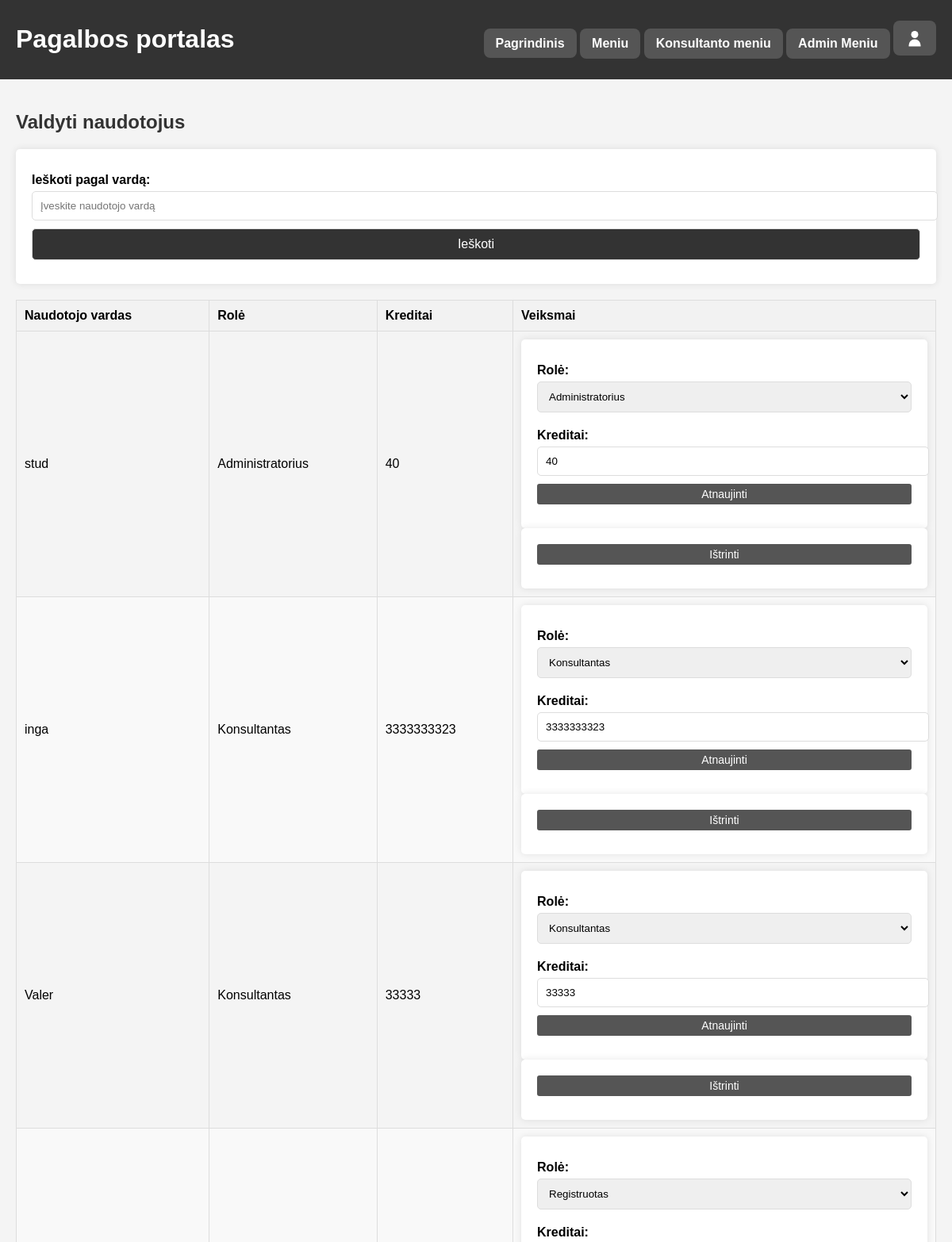
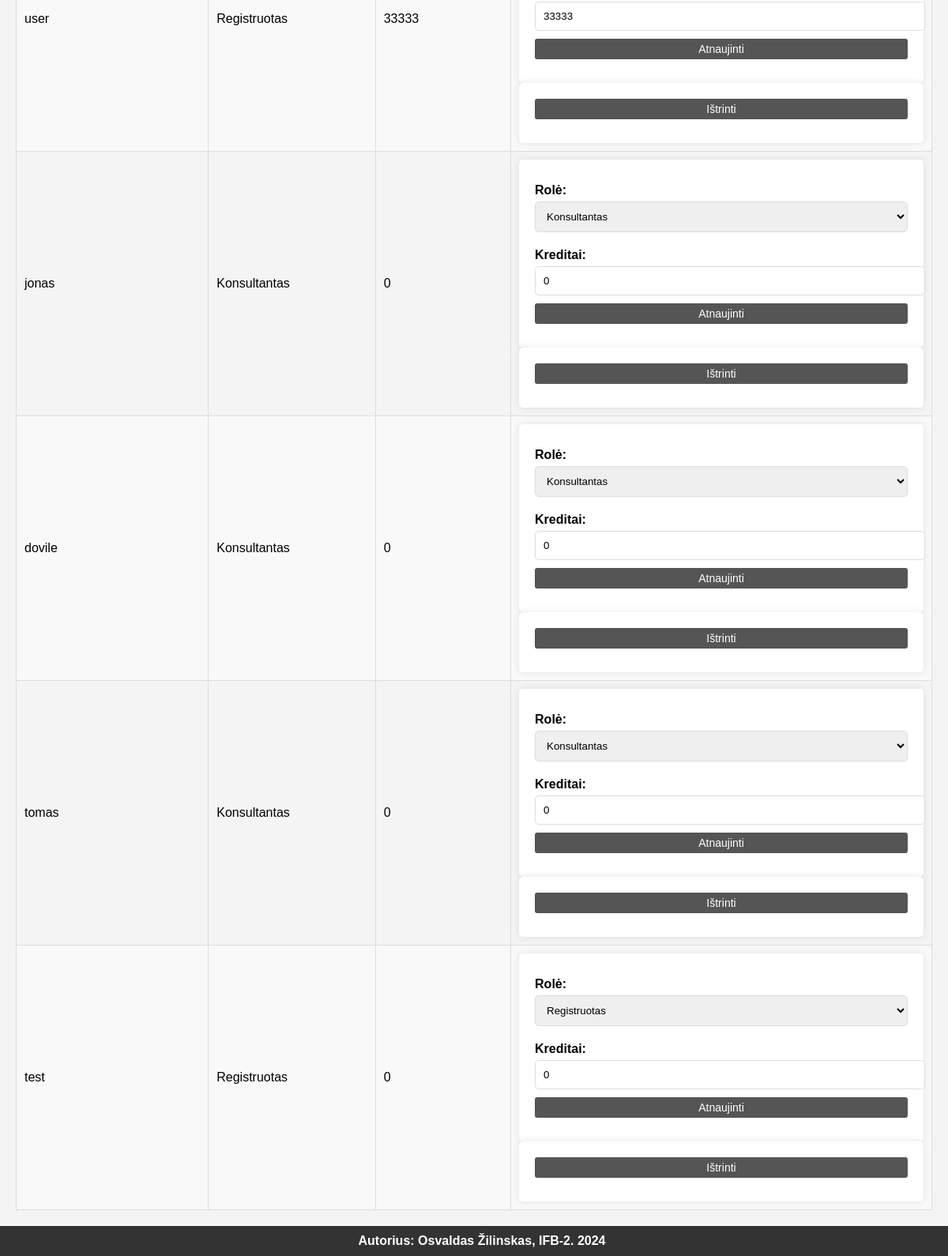
The app's page /manage_users.php (signed in) with its own data (2 pictures, top to bottom).
### tables this page shows
CREATE TABLE `User` (
  `UserID` int(10) UNSIGNED NOT NULL,
  `Username` varchar(50) NOT NULL,
  `Password` char(60) NOT NULL,
  `Role` enum('Unregistered','Registered','Consultant','Administrator') NOT NULL,
  `Credits` int(10) UNSIGNED DEFAULT '0',
  `Email` varchar(100) NOT NULL
);

### manage_users.php (the view, shortened to what this page needs)
<?php
include 'includes/db.php';
include 'includes/header.php';
$searchQuery = '';
if (isset($_GET['search'])) {
    $searchQuery = trim($_GET['search']);
    $stmt = $pdo->prepare("SELECT UserID, Username, Role, Credits FROM User WHERE Username LIKE ?");
    $stmt->execute(['%' . $searchQuery . '%']);
} else {
    $stmt = $pdo->query("SELECT UserID, Username, Role, Credits FROM User");
}
$users = $stmt->fetchAll();
function translateRole($role) {
    switch ($role) {
        case 'Registered':
            return 'Registruotas';
        case 'Consultant':
            return 'Konsultantas';
        case 'Administrator':
            return 'Administratorius';
    }
}
?>
<!DOCTYPE html>
<html lang="lt">
<head>
    <link rel="stylesheet" href="styles.css">
</head>
<body>
<main>
    <h2>Valdyti naudotojus</h2>
    <form method="GET" action="manage_users.php" class="search-form">
        <label for="search">Ieškoti pagal vardą:</label>
        <input type="text" name="search" id="search" placeholder="Įveskite naudotojo vardą" value="<?= htmlspecialchars($searchQuery) ?>">
        <button type="submit">Ieškoti</button>
    </form>
    <table class="user-table">
        <thead>
            <tr>
                <th>Naudotojo vardas</th>
                <th>Rolė</th>
                <th>Kreditai</th>
                <th>Veiksmai</th>
            </tr>
        </thead>
        <tbody>
            <?php if ($users): ?>
                <?php foreach ($users as $user): ?>
                    <tr>
                        <td><?= htmlspecialchars($user['Username']) ?></td>
                        <td><?= htmlspecialchars(translateRole($user['Role'])) ?></td>
                        <td><?= htmlspecialchars($user['Credits']) ?></td>
                        <td>
                            <form method="POST" class="inline-form">
                                <label for="role">Rolė:</label>
                                <select name="role" required>
                                    <option value="Registered" <?= $user['Role'] == 'Registered' ? 'selected' : '' ?>>Registruotas</option>
                                    <option value="Consultant" <?= $user['Role'] == 'Consultant' ? 'selected' : '' ?>>Konsultantas</option>
                                    <option value="Administrator" <?= $user['Role'] == 'Administrator' ? 'selected' : '' ?>>Administratorius</option>
                                </select>
                                <label for="credits">Kreditai:</label>
                                <input type="number" name="credits" min="0" value="<?= $user['Credits'] ?>" required>
                                <button type="submit" name="update_user">Atnaujinti</button>
                            </form>
                            <form method="POST" class="inline-form">
                                <button type="submit" name="delete_user" onclick="return confirm('Ar tikrai norite ištrinti šį naudotoją?')">Ištrinti</button>
                            </form>
                        </td>
                    </tr>
                <?php endforeach; ?>
            <?php else: ?>
                <tr>
                    <td colspan="4">Nerasta naudotojų su tokiu vardu.</td>
                </tr>
            <?php endif; ?>
        </tbody>
    </table>
</main>
<?php include 'includes/footer.php'; ?>
</body>
</html>

### styles.css (style rules this page uses)
body, html { margin: 0; padding: 0; height: 100%; font-family: Arial, sans-serif; display: flex; flex-direction: column; }
body { background-color: #f4f4f4; display: flex; flex-direction: column; min-height: 100vh; }
h2, h3, h4 { color: #333; }
main { flex: 1; padding: 20px; box-sizing: border-box; overflow-y: auto; width: 100%; max-width: 1600px; margin: 0 auto; }
form { background-color: #fff; padding: 20px; border-radius: 5px; box-shadow: 0 0 10px rgba(0, 0, 0, 0.1); }
form label { display: block; margin: 10px 0 5px; font-weight: bold; }
form input, form select, form button { width: 100%; padding: 10px; margin-bottom: 10px; border-radius: 5px; border: 1px solid #ddd; }
button { background-color: var(--button-bg-color, #333); color: #fff; border: none; cursor: pointer; padding: 10px; border-radius: 5px; font-size: 16px; transition: background-color 0.3s; }
.consultation-table, .user-table { width: 100%; border-collapse: collapse; margin-top: 20px; }
.consultation-table th, .consultation-table td, .user-table th, .user-table td { border: 1px solid #ddd; padding: 10px; }
.consultation-table th, .user-table th { background-color: #f2f2f2; text-align: left; }
.consultation-table tr:nth-child(even), .user-table tr:nth-child(even) { background-color: #f9f9f9; }
.inline-form button, .close-button { padding: 5px 10px; font-size: 14px; border: none; border-radius: 3px; background-color: #555; color: white; cursor: pointer; transition: background-color 0.3s; }

### records on screen
user: Username "stud", Credits "40", role "Administratorius", credits "40"
user: Username "inga", Credits "3333333323", role "Konsultantas", credits "3333333323"
user: Username "Valer", Credits "33333", role "Konsultantas", credits "33333"
user: Username "user", Credits "33333", role "Registruotas", credits "33333"
user: Username "jonas", Credits "0", role "Konsultantas", credits "0"
user: Username "dovile", Credits "0", role "Konsultantas", credits "0"
user: Username "tomas", Credits "0", role "Konsultantas", credits "0"
user: Username "test", Credits "0", role "Registruotas", credits "0"
